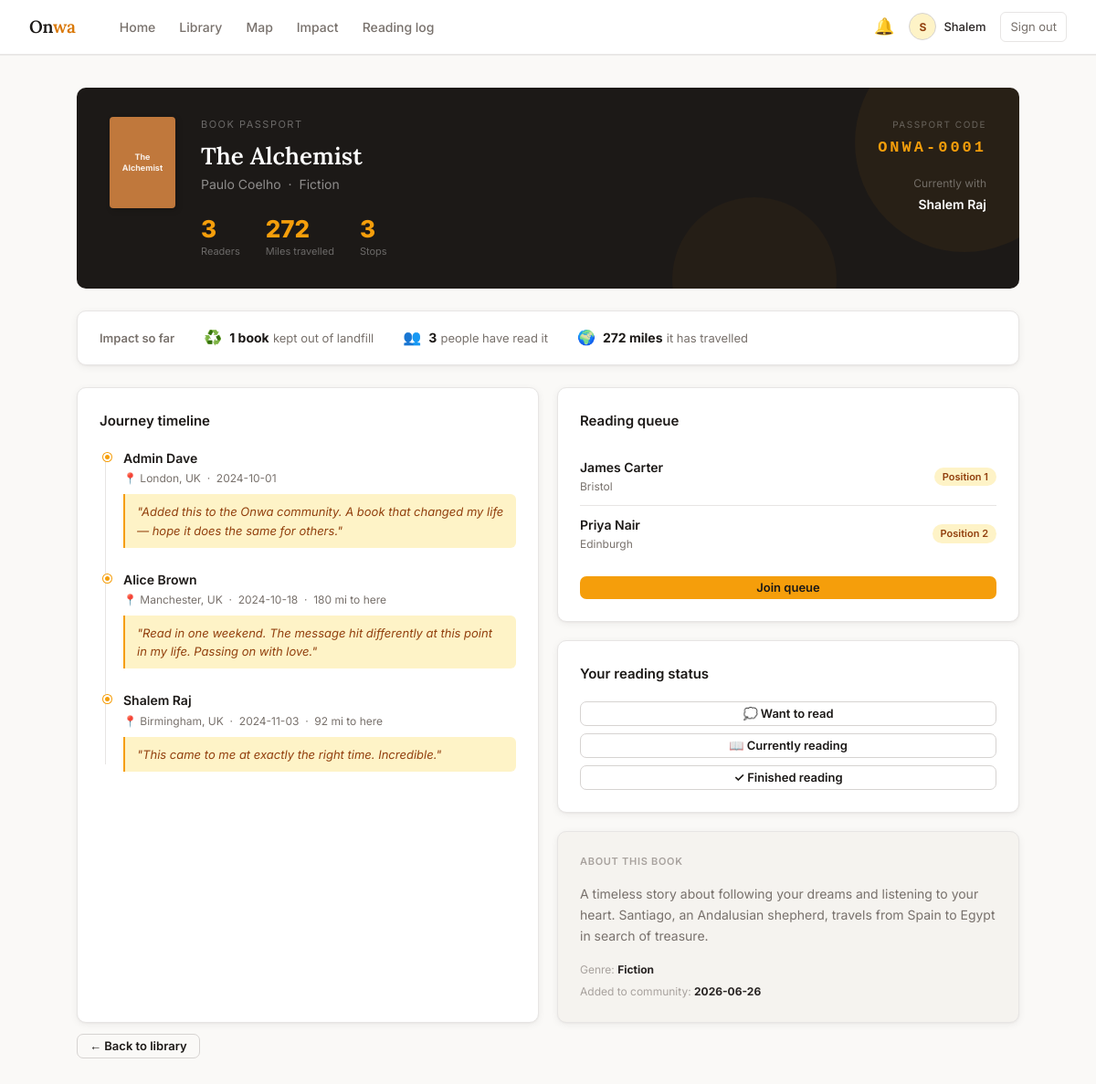
/passport/ONWA-0001 (signed in), run on the app's committed database.
### tables this page shows
CREATE TABLE books (
            id INTEGER PRIMARY KEY AUTOINCREMENT,
            title TEXT NOT NULL,
            author TEXT NOT NULL,
            genre TEXT,
            description TEXT,
            cover_color TEXT DEFAULT '#4A90D9',
            passport_code TEXT UNIQUE,
            current_holder_id INTEGER,
            status TEXT DEFAULT 'circulating',
            total_miles REAL DEFAULT 0,
            total_readers INTEGER DEFAULT 0,
            added_by INTEGER,
            date_added DATETIME DEFAULT CURRENT_TIMESTAMP
        );

CREATE TABLE users (
            id INTEGER PRIMARY KEY AUTOINCREMENT,
            name TEXT NOT NULL,
            email TEXT UNIQUE NOT NULL,
            password TEXT NOT NULL,
            role TEXT DEFAULT 'member',
            bio TEXT DEFAULT '',
            location TEXT DEFAULT '',
            points INTEGER DEFAULT 0,
            books_passed INTEGER DEFAULT 0,
            books_read INTEGER DEFAULT 0,
            date_joined DATETIME DEFAULT CURRENT_TIMESTAMP
        );

CREATE TABLE passport_entries (
            id INTEGER PRIMARY KEY AUTOINCREMENT,
            book_id INTEGER NOT NULL,
            user_id INTEGER NOT NULL,
            location TEXT,
            note TEXT,
            miles_travelled REAL DEFAULT 0,
            date_received DATETIME DEFAULT CURRENT_TIMESTAMP
        );

CREATE TABLE queue (
            id INTEGER PRIMARY KEY AUTOINCREMENT,
            book_id INTEGER NOT NULL,
            user_id INTEGER NOT NULL,
            position INTEGER,
            status TEXT DEFAULT 'waiting',
            date_queued DATETIME DEFAULT CURRENT_TIMESTAMP
        );

### app.py (the view)
@app.route('/passport/<code>')
def passport(code):
    if 'user_id' not in session:
        return redirect('/login')
    conn = get_db()
    book = conn.execute("SELECT b.*,u.name as holder_name FROM books b LEFT JOIN users u ON u.id=b.current_holder_id WHERE b.passport_code=?", (code,)).fetchone()
    if not book:
        return "Not found", 404
    entries = conn.execute("SELECT p.*,u.name as reader_name,u.location as uloc FROM passport_entries p JOIN users u ON u.id=p.user_id WHERE p.book_id=? ORDER BY p.date_received ASC", (book['id'],)).fetchall()
    queue = conn.execute("SELECT q.*,u.name as member_name,u.location as uloc FROM queue q JOIN users u ON u.id=q.user_id WHERE q.book_id=? AND q.status='waiting' ORDER BY q.position", (book['id'],)).fetchall()
    total_miles = sum(e['miles_travelled'] for e in entries)
    in_queue = conn.execute("SELECT id FROM queue WHERE book_id=? AND user_id=? AND status='waiting'", (book['id'], session['user_id'])).fetchone()
    reading = conn.execute("SELECT status FROM reading_log WHERE user_id=? AND book_id=?", (session['user_id'], book['id'])).fetchone()
    conn.close()
    return render_template('passport.html', book=book, entries=entries, queue=queue, total_miles=total_miles, in_queue=in_queue, reading=reading)

### app.py (called while the page is built)
def get_db():
    conn = sqlite3.connect(DB)
    conn.row_factory = sqlite3.Row
    return conn

### templates/passport.html (shortened to what this page needs)
{% extends 'base.html' %}
{% block body %}
<div class="page">
  <div style="background:var(--ink);border-radius:var(--r);padding:32px 36px;margin-bottom:24px;position:relative;overflow:hidden">
    <div style="position:absolute;top:-60px;right:-60px;width:240px;height:240px;border-radius:50%;background:rgba(245,158,11,.05)"></div>
    <div style="position:absolute;bottom:-80px;right:200px;width:180px;height:180px;border-radius:50%;background:rgba(245,158,11,.04)"></div>
    <div style="position:relative;z-index:1;display:flex;gap:28px;align-items:flex-start;flex-wrap:wrap">
      <div class="bcover" style="width:72px;height:100px;background:{{ book['cover_color'] }};font-size:9px">{{ book['title'] }}</div>
      <div style="flex:1">
        <div style="font-size:11px;color:rgba(255,255,255,.35);text-transform:uppercase;letter-spacing:1.5px;margin-bottom:8px">Book Passport</div>
        <h1 style="font-family:'Lora',serif;font-size:26px;font-weight:600;color:#fff;margin-bottom:4px;line-height:1.3">{{ book['title'] }}</h1>
        <p style="color:rgba(255,255,255,.5);font-size:14px;margin-bottom:24px">{{ book['author'] }} &nbsp;·&nbsp; {{ book['genre'] }}</p>
        <div style="display:flex;gap:28px;flex-wrap:wrap">
          {% for val,lbl in [(book['total_readers'],'Readers'),("%.0f"|format(total_miles),'Miles travelled'),(entries|length,'Stops')] %}
          <div>
            <div style="font-size:26px;font-weight:800;color:var(--amber-bright);line-height:1">{{ val }}</div>
            <div style="font-size:11px;color:rgba(255,255,255,.35);margin-top:3px">{{ lbl }}</div>
          </div>
          {% endfor %}
        </div>
      </div>
      <div style="text-align:right;flex-shrink:0">
        <div style="font-size:10px;text-transform:uppercase;letter-spacing:1.5px;color:rgba(255,255,255,.3);margin-bottom:4px">Passport code</div>
        <div style="font-family:monospace;font-size:17px;font-weight:700;letter-spacing:3px;color:var(--amber-bright)">{{ book['passport_code'] }}</div>
        <div style="margin-top:16px;font-size:12px;color:rgba(255,255,255,.35)">Currently with</div>
        <div style="font-size:14px;font-weight:600;color:#fff;margin-top:3px">{{ book['holder_name'] or 'Community' }}</div>
      </div>
    </div>
  </div>
  <div class="card" style="margin-bottom:24px;padding:16px 24px">
    <div style="display:flex;gap:32px;flex-wrap:wrap;align-items:center">
      <div style="font-size:13px;font-weight:600;color:var(--muted)">Impact so far</div>
      {% for icon,val,lbl in [('♻️','1 book','kept out of landfill'),('👥',book['total_readers']|string,'people have read it'),('🌍',"%.0f"|format(total_miles) + ' miles','it has travelled')] %}
      <div style="display:flex;align-items:center;gap:8px">
        <span style="font-size:16px">{{ icon }}</span>
        <div>
          <span style="font-weight:700;color:var(--ink);font-size:14px">{{ val }}</span>
          <span style="font-size:13px;color:var(--muted)"> {{ lbl }}</span>
        </div>
      </div>
      {% endfor %}
    </div>
  </div>
  <div class="g2">
    <div class="card">
      <div class="card-title">Journey timeline</div>
      {% if entries %}
      <div class="tl">
        {% for entry in entries %}
        <div class="tl-item">
          <div class="tl-dot"></div>
          <div class="tl-head">{{ entry['reader_name'] }}</div>
          <div class="tl-sub">
            📍 {{ entry['location'] }} &nbsp;·&nbsp; {{ entry['date_received'][:10] }}
            {% if entry['miles_travelled'] > 0 %}
            &nbsp;·&nbsp; {{ "%.0f"|format(entry['miles_travelled']) }} mi to here
            {% endif %}
          </div>
          {% if entry['note'] %}
          <div class="tl-note">"{{ entry['note'] }}"</div>
          {% endif %}
        </div>
        {% endfor %}
      </div>
      {% else %}
      <div class="empty"><div class="empty-icon">🗺️</div><p>No entries yet.</p></div>
      {% endif %}
    </div>
    <div style="display:flex;flex-direction:column;gap:20px">
      <div class="card">
        <div class="card-title">Reading queue</div>
        {% if queue %}
          {% for q in queue %}
          <div style="display:flex;justify-content:space-between;align-items:center;padding:10px 0;{% if not loop.last %}border-bottom:1px solid var(--border);{% endif %}">
            <div>
              <div style="font-weight:600;font-size:14px">{{ q['member_name'] }}</div>
              <div style="font-size:12px;color:var(--muted)">{{ q['uloc'] }}</div>
            </div>
            <span class="badge b-amber">Position {{ q['position'] }}</span>
          </div>
          {% endfor %}
          <div style="margin-top:16px;display:flex;gap:8px">
            {% if in_queue %}
            <span class="badge b-green" style="padding:7px 14px">✓ You're in the queue</span>
            {% else %}
            <button onclick="joinQueue({{ book['id'] }}, this)" class="btn btn-amber btn-sm" style="flex:1">Join queue</button>
            {% endif %}
          </div>
        {% else %}
          <div class="empty" style="padding:20px 0">
            <div class="empty-icon">📭</div>
            <p style="margin-bottom:14px">No one queued yet.</p>
            <button onclick="joinQueue({{ book['id'] }}, this)" class="btn btn-dark btn-sm">Request this book</button>
          </div>
        {% endif %}
      </div>
      <div class="card">
        <div class="card-title">Your reading status</div>
        <div style="display:flex;flex-direction:column;gap:8px">
          <button onclick="setReading({{ book['id'] }}, 'want')" class="btn {% if reading and reading['status']=='want' %}btn-dark{% else %}btn-outline{% endif %} btn-sm" style="justify-content:center">💭 Want to read</button>
          <button onclick="setReading({{ book['id'] }}, 'reading')" class="btn {% if reading and reading['status']=='reading' %}btn-dark{% else %}btn-outline{% endif %} btn-sm" style="justify-content:center">📖 Currently reading</button>
          <button onclick="setReading({{ book['id'] }}, 'finished')" class="btn {% if reading and reading['status']=='finished' %}btn-dark{% else %}btn-outline{% endif %} btn-sm" style="justify-content:center">✓ Finished reading</button>
        </div>
      </div>
      <div class="card" style="background:var(--cream-2)">
        <div class="card-label">About this book</div>
        <p style="font-size:14px;color:var(--muted);line-height:1.65;margin-bottom:16px">{{ book['description'] }}</p>
        <div style="font-size:12px;color:var(--muted-2);display:flex;flex-direction:column;gap:5px">
          <div>Genre: <strong style="color:var(--ink-2)">{{ book['genre'] }}</strong></div>
          <div>Added to community: <strong style="color:var(--ink-2)">{{ book['date_added'][:10] }}</strong></div>
        </div>
      </div>
    </div>
  </div>
  <div style="margin-top:12px">
    <a href="/library" class="btn btn-outline btn-sm">← Back to library</a>
  </div>
</div>
{% endblock %}

### static/animations.css (style rules this page uses)
.page { animation: fadeIn 0.5s ease-out; }
.card { animation: fadeInUp 0.6s ease-out backwards; }
.card:nth-child(1) { animation-delay: 0.05s; }
.card:nth-child(2) { animation-delay: 0.1s; }
.card:nth-child(3) { animation-delay: 0.15s; }
.btn { position: relative; overflow: hidden; transition: all 0.3s cubic-bezier(0.34, 1.56, 0.64, 1); }
.btn::before { content: ''; position: absolute; top: 50%; left: 50%; width: 0; height: 0; border-radius: 50%; background: rgba(255, 255, 255, 0.3); transform: translate(-50%, -50%); transition: width 0.6s, height 0.6s; }
.bcover { transition: all 0.4s cubic-bezier(0.34, 1.56, 0.64, 1); animation: slideInFromLeft 0.5s ease-out; }
.tl-item { animation: slideInFromLeft 0.5s ease-out backwards; transition: all 0.3s ease; }
.tl-item:nth-child(1) { animation-delay: 0.05s; }
.tl-item:nth-child(2) { animation-delay: 0.1s; }
.tl-item:nth-child(3) { animation-delay: 0.15s; }
.tl-dot { animation: pulse 2s ease-in-out infinite; }
.badge { animation: scaleIn 0.4s cubic-bezier(0.34, 1.56, 0.64, 1); }
.g2 > *, .g3 > *, .g4 > * { animation: fadeInUp 0.5s ease-out backwards; }
.g2 > :nth-child(1) { animation-delay: 0.1s; }
.g2 > :nth-child(2) { animation-delay: 0.15s; }
a { transition: all 0.25s ease; }
.btn-dark, .btn-amber, .btn-outline, .btn-ghost, .btn-danger { transition: all 0.3s cubic-bezier(0.34, 1.56, 0.64, 1); }
.b-green, .b-amber, .b-blue, .b-grey, .b-red, .b-ink { transition: all 0.3s ease; }
body, .page, .card { transition: background-color 0.3s ease; }
.card { transition: box-shadow 0.3s cubic-bezier(0.34, 1.56, 0.64, 1); }
.tl-head, .card-title { animation: slideInFromLeft 0.4s ease-out backwards; }
.badge.b-green, .badge.b-amber { animation: scaleIn 0.5s cubic-bezier(0.34, 1.56, 0.64, 1); }

### data on the page
books: title "The Alchemist", author "Paulo Coelho", genre "Fiction", passport_code "ONWA-0001", description "A timeless story about following your dreams and listening to your heart. Santiago, an Andalusian shepherd, travels from Spain to Egypt in search of treasure.", date_added "2026-06-26"
users: name "Shalem Raj"
passport_entries: reader_name "Admin Dave", location "London, UK", date_received "2024-10-01", note "Added this to the Onwa community. A book that changed my life — hope it does the same for others."
passport_entries: reader_name "Alice Brown", location "Manchester, UK", date_received "2024-10-18", miles_travelled "180", note "Read in one weekend. The message hit differently at this point in my life. Passing on with love."
passport_entries: reader_name "Shalem Raj", location "Birmingham, UK", date_received "2024-11-03", miles_travelled "92", note "This came to me at exactly the right time. Incredible."
queue: member_name "James Carter", uloc "Bristol", position "1"
queue: member_name "Priya Nair", uloc "Edinburgh", position "2"

### other printed values
{{ session.user_name[0] }} "S"
{{ session.user_name.split()[0] }} "Shalem"
{{ val }} "3" "272" "3"
{{ lbl }} "Readers" "Miles travelled" "Stops"
{{ icon }} "♻️" "👥" "🌍"
{{ val }} "1 book" "3" "272 miles"
{{ lbl }} "kept out of landfill" "people have read it" "it has travelled"
